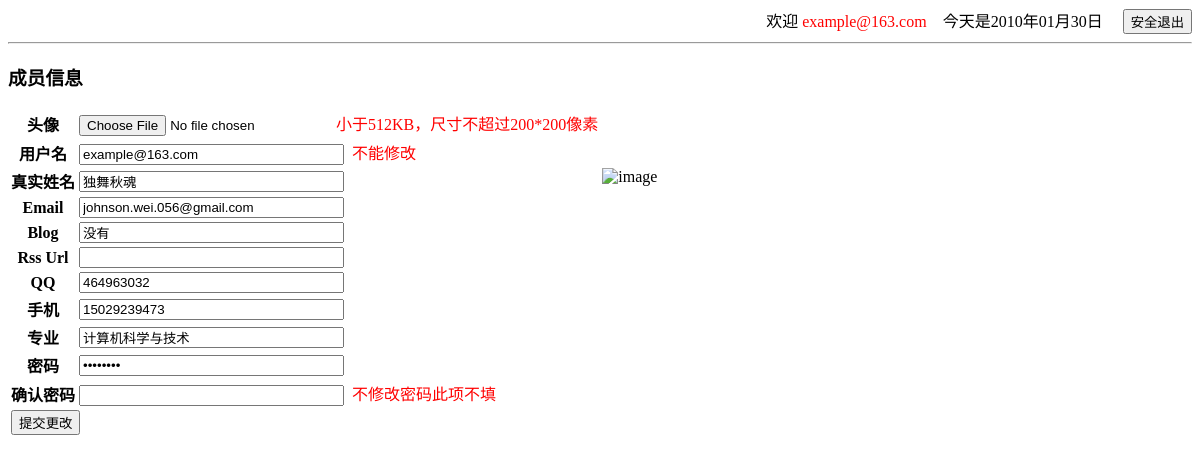
Page /member_info_management/php/member_info.php (signed in) on the earlier database version.
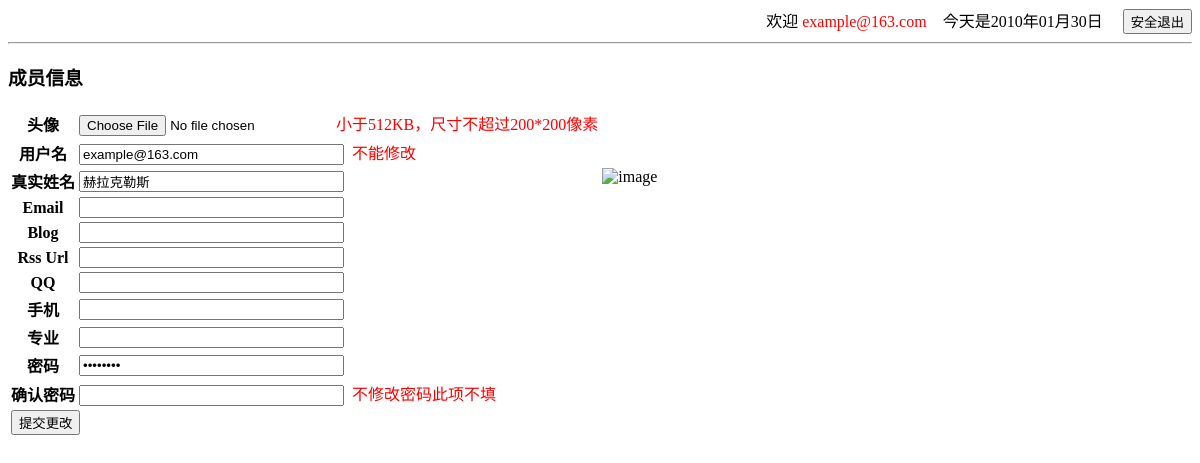
Same page on the later database version.
### tables this page shows
CREATE TABLE IF NOT EXISTS `xy_member` (
  `member_ID` bigint(20) unsigned NOT NULL AUTO_INCREMENT,
  `member_category_ID` bigint(20) unsigned DEFAULT '0',
  `member_name` varchar(50) NOT NULL DEFAULT '',
  `member_nickname` varchar(255) DEFAULT '',
  `member_email` varchar(255) DEFAULT '',
  `member_blog` varchar(255) DEFAULT '',
  `member_rss_url` varchar(255) DEFAULT '',
  `member_QQ` varchar(255) DEFAULT '',
  `member_mobile` varchar(255) DEFAULT '',
  `member_major` varchar(255) DEFAULT '',
  `member_pwd` varchar(20) NOT NULL DEFAULT '00000000',
  PRIMARY KEY (`member_ID`),
  UNIQUE KEY `member_name` (`member_name`)
);

### member_info_management/php/backstage.php (called while the page is built, shortened)
<?php
class MemberInfo {
	function getMemberInfo() {
		if (isset($_POST['updateSettings'])) {
			$devMemberInfo['member_name'] = $_SESSION['user_name'];
			if (isset($_POST['member_nickname'])) {
				$devMemberInfo['member_nickname'] = $_POST['member_nickname'];
			}
			if (isset($_POST['member_email'])) {
				$devMemberInfo['member_email'] = $_POST['member_email'];
			}
			if (isset($_POST['member_blog'])) {
				$devMemberInfo['member_blog'] = $_POST['member_blog'];
			}
			if (isset($_POST['member_rss_url'])) {
				$devMemberInfo['member_rss_url'] = $_POST['member_rss_url'];
			}
			if (isset($_POST['member_QQ'])) {
				$devMemberInfo['member_QQ'] = $_POST['member_QQ'];
			}
			if (isset($_POST['member_mobile'])) {
				$devMemberInfo['member_mobile'] = $_POST['member_mobile'];
			}
			if (isset($_POST['member_major'])) {
				$devMemberInfo['member_major'] = $_POST['member_major'];
			}
			$result = mysql_query("select * from xy_member where member_name = '" . $_POST['member_name'] . "'");
			$row = mysql_fetch_array($result);
			if ($row['member_pwd'] != $_POST['member_pwd']) {
				if ($_POST['member_pwd'] == $_POST['member_pwd_confirm']) {
					$devMemberInfo['member_pwd'] = $_POST['member_pwd'];
					$pwd_through = 1;
				} else {
					$pwd_through = 0;
					$devMemberInfo['member_pwd'] = $row['member_pwd'];
				}
			} else {
				$pwd_through = 1;
				$devMemberInfo['member_pwd'] = $row['member_pwd'];
			}
			$sql = "update xy_member set member_nickname = '" . $devMemberInfo['member_nickname'] .
					"', member_email = '" . $devMemberInfo['member_email'] . "', member_blog = '" . $devMemberInfo['member_blog'] .
					"', member_rss_url = '" . $devMemberInfo['member_rss_url'] . "', member_QQ = '" . $devMemberInfo['member_QQ'] .
					"', member_mobile = '" . $devMemberInfo['member_mobile'] . "', member_major = '" . $devMemberInfo['member_major'] .
					"', member_pwd = '" . $devMemberInfo['member_pwd'] . "' where member_name = '" . $devMemberInfo['member_name'] . "'";
			$flag = mysql_query($sql);
			if ($flag) {
				if (!$pwd_through) {
					echo "<script>document.getElementById('updateResult').innerHTML='两次密码不一致!'</script>";
				} else {
					echo "<script>document.getElementById('updateResult').innerHTML='更新已保存!'</script>";
				}
			} else {
				echo "<script>document.getElementById('updateResult').innerHTML='更新异常!'</script>";
			}
			} else {
			$tmpInfo = mysql_query("select * from xy_member where member_name = '" .
			$_SESSION['user_name'] . "'");
			if (mysql_num_rows($tmpInfo)) {
				$row = mysql_fetch_array($tmpInfo);
				foreach($row as $key => $value) {
					if ($key != 'member_ID') {
						$devMemberInfo[$key] = $value;
					}
				}
			} else {
				echo "<script>window.location.replace('login.php')</script>";
			}
		}
		return $devMemberInfo;
	}
}
$dl_memberInfo = new MemberInfo();
$memberInfo = $dl_memberInfo->getMemberInfo();
?>

### member_info_management/php/member_info.php (the view, shortened to what the changed rows need)
<!DOCTYPE html PUBLIC "-//W3C//DTD XHTML 1.0 Transitional//EN" "http://www.w3.org/TR/xhtml1/DTD/xhtml1-transitional.dtd">
<html>
	<head>
	</head>
	<body>
		<?php
			include("backstage.php");
		?>
		<form name="form2" action="<?php echo $_SERVER['REQUEST_URI'];?>" method="post" enctype="multipart/form-data">
			<table>
				<tr>
					<th>头像</th>
				</tr>
				<tr>
					<th>用户名</th>
					<td><input type="text" size="30" name="member_name" value="<?php echo $memberInfo['member_name'];?>" readonly="readonly"/>&nbsp;
					<font color="red">不能修改</font></td>
				</tr>
				<tr>
					<th>真实姓名</th>
					<td><input type="text" size="30"  name="member_nickname"
						value="<?php echo $memberInfo['member_nickname'];?>"/></td>
				</tr>
				<tr>
					<th>Email</th>
					<td><input type="text" size="30"  name="member_email"
						value="<?php echo $memberInfo['member_email'];?>"/></td>
				</tr>
				<tr>
					<th>Blog</th>
					<td><input type="text" size="30"  name="member_blog"
						value="<?php echo $memberInfo['member_blog'];?>"/></td>
				</tr>
				<tr>
					<th>Rss Url</th>
				</tr>
				<tr>
					<th>QQ</th>
					<td><input type="text"  size="30" name="member_QQ"
						value="<?php echo $memberInfo['member_QQ'];?>"/></td>
				</tr>
				<tr>
					<th>手机</th>
					<td><input type="text" size="30"  name="member_mobile"
						value="<?php echo $memberInfo['member_mobile'];?>"/></td>
				</tr>
				<tr>
					<th>专业</th>
					<td><input type="text"  size="30" name="member_major"
						value="<?php echo $memberInfo['member_major'];?>"/></td>
				</tr>
				<tr>
					<th>密码</th>
					<td><input type="password" size="30" name="member_pwd"
						value="<?php echo $memberInfo['member_pwd'];?>"/></td>
				</tr>
				<tr>
					<th>确认密码</th>
				</tr>
			</table>
		</form>
	</body>
</html>

Differences in the rows shown:
changed xy_member "example@163.com": member_nickname "独舞秋魂" → "赫拉克勒斯"; member_email "johnson.wei.056@gmail.com" → (not shown); member_blog "没有" → (not shown); member_QQ "464963032" → (not shown); member_mobile "15029239473" → (not shown); member_major "计算机科学与技术" → (not shown)
